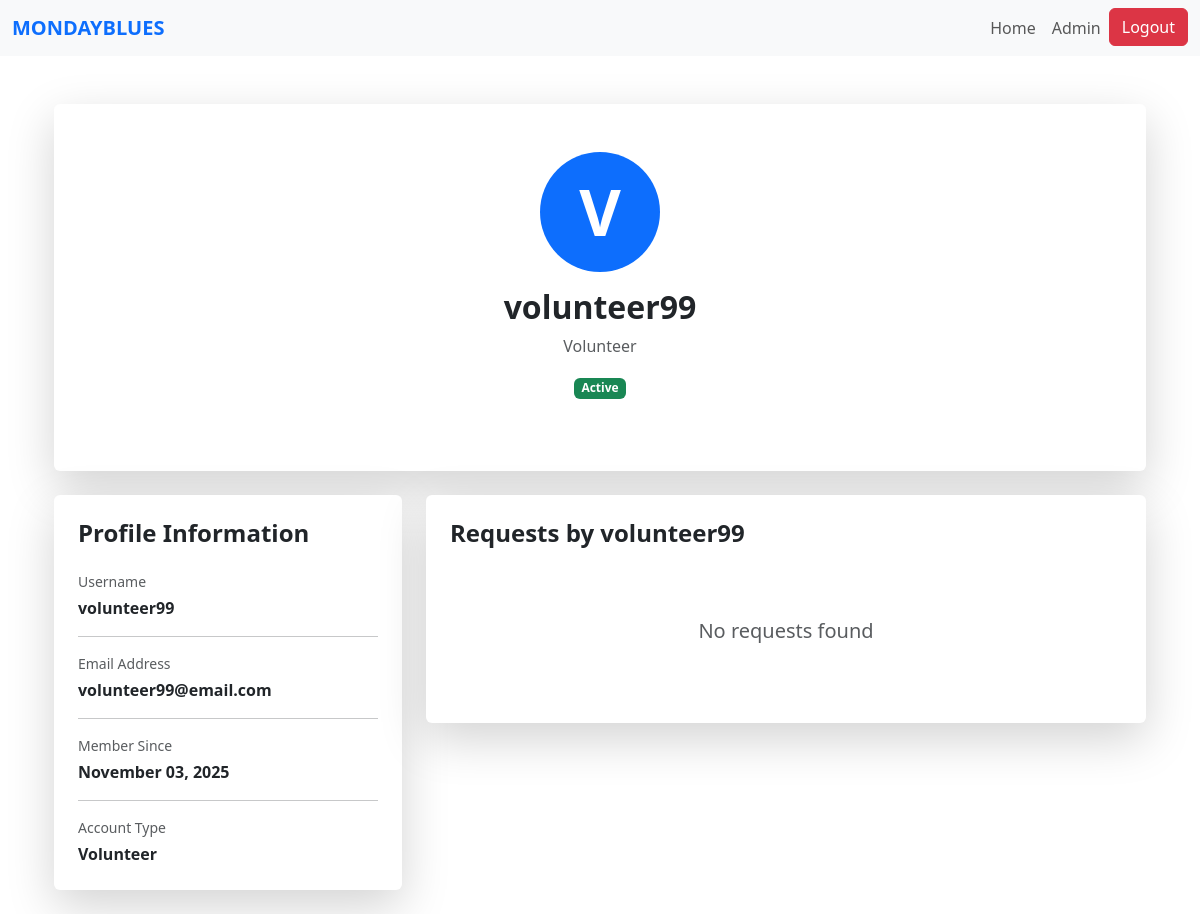
/profile/100 (signed in), run on the app's committed database.
### website/models.py (models this page shows)
class User(db.Model, UserMixin):
    id = db.Column(db.Integer, primary_key=True)
    name = db.Column(db.String(150))
    email = db.Column(db.String(150), unique=True)
    password = db.Column(db.String(150))
    date_created = db.Column(db.DateTime(timezone=True), default=func.now())
    role = db.Column(db.String(50), default='PIN')
    status = db.Column(db.String(20), default='Pending')  # Pending, Approved, Suspended
    """    total_rating = db.Column(db.Float, default=0)
    num_ratings = db.Column(db.Integer, default=0)

    def update_rating(self, new_rating: float):
        #Update overall CSR rating with a new rating value.
        if self.num_ratings == 0:
            self.total_rating = new_rating
        else:
            self.total_rating = ((self.total_rating * self.num_ratings) + new_rating) / (self.num_ratings + 1)
        self.num_ratings += 1"""

### website/views.py (the view)
@views.route('/profile/<int:user_id>')
@login_required
def profile(user_id):
    user = User.query.get_or_404(user_id)
    is_owner = (current_user.id == user.id)
    return render_template('profile.html', user=user, is_owner=is_owner)

### website/templates/profile.html (shortened to what this page needs)
{% extends "base.html" %}
{% block content %}
<div class="container mt-5">
    <div class="row justify-content-center">
        <div class="col-md-10 col-lg-12">
            <div class="card shadow-lg border-0 mb-4">
                <div class="card-body p-5">
                    <div class="text-center mb-4">
                        <div class="bg-primary rounded-circle d-inline-flex align-items-center justify-content-center mb-3" style="width: 120px; height: 120px;">
                            <span class="text-white display-3 fw-bold">{{ user.name[0].upper() }}</span>
                        </div>
                        <h2 class="fw-bold mb-2">{{ user.name }}</h2>
                        <p class="text-muted">{{ user.role }}</p>
                        <span class="badge
                            {% if user.status == 'Active' %} bg-success
                            {% elif user.status == 'Pending' %} bg-warning text-dark
                            {% elif user.status == 'Suspended' %} bg-danger
                            {% else %} bg-secondary {% endif %}">
                            {{ user.status }}
                        </span>
                    </div>
                </div>
            </div>
            <div class="row">
                <div class="col-lg-4">
                    <div class="card shadow-lg border-0 mb-4">
                        <div class="card-body p-4">
                            <h4 class="fw-bold mb-4">Profile Information</h4>
                            <div class="mb-3">
                                <p class="text-muted mb-1 small">Username</p>
                                <p class="fw-semibold mb-0">{{ user.name }}</p>
                            </div>
                            <hr>
                            <div class="mb-3">
                                <p class="text-muted mb-1 small">Email Address</p>
                                <p class="fw-semibold mb-0">{{ user.email }}</p>
                            </div>
                            <hr>
                            <div class="mb-3">
                                <p class="text-muted mb-1 small">Member Since</p>
                                <p class="fw-semibold mb-0">{{ user.date_created.strftime('%B %d, %Y') }}</p>
                            </div>
                            <hr>
                            <div>
                                <p class="text-muted mb-1 small">Account Type</p>
                                <p class="fw-semibold mb-0">{{ user.role }}</p>
                            </div>
                        </div>
                    </div>
                </div>
                <div class="col-lg-8">
                    <div class="card shadow-lg border-0">
                        <div class="card-body p-4">
                            {% if user.role == "CSR" or user.role == "Platform Manager" %}
                                <div class="text-center py-5">
                                    <i class="bi bi-slash-circle" style="font-size: 4rem; color: #ccc;"></i>
                                    <h4 class="text-muted">Requests are not available for this account.</h4>
                                </div>
                            {% else %}
                                {% if current_user.id == user.id %}
                                    <div class="d-flex justify-content-between align-items-center mb-4">
                                        <h4 class="fw-bold mb-0">My Requests</h4>
                                        <button class="btn btn-primary" onclick="location.href='/create-request'">+ New Request</button>
                                    </div>
                                {% else %}
                                    <h4 class="fw-bold mb-4">Requests by {{ user.name }}</h4>
                                {% endif %}
                                {% if requests %}
                                    {% for request in requests %}
                                        <div class="card mb-3 border">
                                            <div class="card-body">
                                                <div class="d-flex justify-content-between align-items-start mb-2">
                                                    <h5 class="fw-bold mb-1">{{ request.title }}</h5>
                                                    {% if request.status == 'pending' %}
                                                        <span class="badge bg-warning text-dark">Pending</span>
                                                    {% elif request.status == 'accepted' %}
                                                        <span class="badge bg-info">Accepted</span>
                                                    {% elif request.status == 'completed' %}
                                                        <span class="badge bg-success">Completed</span>
                                                    {% endif %}
                                                </div>
                                                <p class="text-muted mb-3">
                                                    {{ request.description[:100] }}{% if request.description|length > 100 %}...{% endif %}
                                                </p>
                                                <div class="row text-muted small mb-3">
                                                    <div class="col-md-6">
                                                        <i class="bi bi-calendar"></i> Created: {{ request.date_created.strftime('%b %d, %Y') }}
                                                    </div>
                                                    <div class="col-md-6">
                                                        <i class="bi bi-eye"></i> Views: {{ request.view_count }}
                                                    </div>
                                                </div>
                                                {% if current_user.id == user.id %}
                                                    <div class="d-flex gap-2">
                                                        <button class="btn btn-sm btn-outline-primary" onclick="location.href='/request/{{ request.id }}'">View</button>
                                                        <button class="btn btn-sm btn-outline-secondary" onclick="location.href='/request/{{ request.id }}/edit'">Edit</button>
                                                        <button class="btn btn-sm btn-outline-danger" onclick="if(confirm('Are you sure you want to delete this request?')) location.href='/request/{{ request.id }}/delete'">Delete</button>
                                                    </div>
                                                {% else %}
                                                    <button class="btn btn-sm btn-outline-primary" onclick="location.href='/request/{{ request.id }}'">View</button>
                                                {% endif %}
                                            </div>
                                        </div>
                                    {% endfor %}
                                {% else %}
                                    <div class="text-center py-5">
                                        <h5 class="text-muted">No requests found</h5>
                                    </div>
                                {% endif %}
                            {% endif %}
                        </div>
                    </div>
                </div>
            </div>
        </div>
    </div>
</div>
{% endblock %}

### data on the page
User: name "V", name "volunteer99", role "Volunteer", status "Active", email "volunteer99@email.com", date_created "November 03, 2025"
